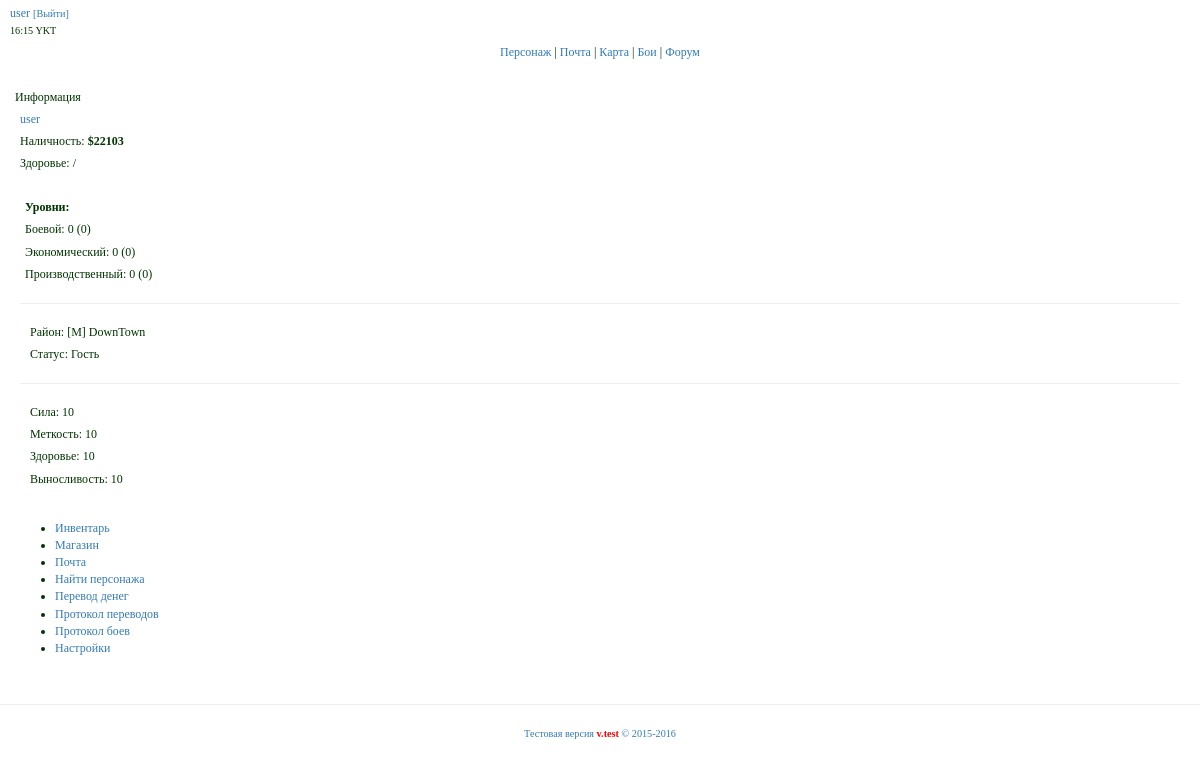
Screenshot of /user/ (signed in) with the database file from the repository.
### tables this page shows
CREATE TABLE IF NOT EXISTS `users` (
  `id` int(11) NOT NULL AUTO_INCREMENT,
  `login` varchar(256) NOT NULL,
  `pass` varchar(256) NOT NULL,
  `admin` varchar(255) NOT NULL DEFAULT 'user',
  `regdate` text NOT NULL,
  `logdate` text NOT NULL,
  `regip` varchar(255) NOT NULL,
  `logip` varchar(255) NOT NULL DEFAULT '0',
  `online` enum('В сети','Не в сети','','') DEFAULT 'Не в сети',
  `status` varchar(255) NOT NULL DEFAULT 'Гость',
  `status2` varchar(255) NOT NULL DEFAULT 'Живой',
  `money` int(20) NOT NULL DEFAULT '5000',
  `euro` int(10) DEFAULT NULL,
  `blvl` int(2) NOT NULL DEFAULT '0',
  `bexp` int(15) DEFAULT '0',
  `elvl` int(2) NOT NULL DEFAULT '0',
  `eexp` int(15) NOT NULL DEFAULT '0',
  `plvl` int(2) NOT NULL DEFAULT '0',
  `pexp` int(15) NOT NULL DEFAULT '0',
  `strength` int(3) NOT NULL DEFAULT '10',
  `accuracy` int(3) NOT NULL DEFAULT '10',
  `health` int(3) NOT NULL DEFAULT '10',
  `endurance` int(3) NOT NULL DEFAULT '10',
  `totalpoint` int(3) NOT NULL DEFAULT '0',
  `mailstatus` int(11) NOT NULL DEFAULT '0',
  PRIMARY KEY (`id`),
  UNIQUE KEY `login` (`login`)
);

### app/core/viewClass.php (called while the page is built)
<?php
class View {
    public function render($title,$content,$template,$data=null,$data2=null,$data3=null) {
        include 'app/views/'.$template;
    }
}

### app/controllers/controllerUser.php (called while the page is built, shortened)
<?php
class ControllerUser extends Controller {
    public function __construct() {
        $this->model = new ModelUser();
        $this->view = new View();
    }
    public function actionView() {
        $data = $this->model->getUserData($_COOKIE['login']);
        $data2 = $this->model->getSkill();
        $this->view->render('Персонаж','user/index.php','template.php',$data,$data2);
    }
}

### app/start.php (called while the page is built, shortened)
<?php
require_once 'core/viewClass.php';
require_once 'core/modelClass.php';
Router::run();

### index.php (called while the page is built, shortened)
<?php
require_once 'app/start.php';

### app/core/modelClass.php (called while the page is built, shortened)
<?php
class Model {
    public $mysqli;
    public function __construct() {
        $this->mysqli = new mysqli(Config::DBHOST,Config::DBUSER,Config::DBPASS,Config::DBNAME);
        $this->mysqli->query("SET NAMES 'utf8'");
    }
    public function query($query) {
        return $this->mysqli->query($query);
    }
    public function select($query) {
        $res = $this->query($query);
        $ret = [];
        while($row = mysqli_fetch_assoc($res)) {
            $ret[] = $row;
        }
        return $ret;
    }
}

### app/models/modelUser.php (called while the page is built, shortened)
<?php
class ModelUser extends Model {
    public function getUserData($login) {
        $data = $this->select("SELECT * FROM `users` WHERE `login` = '$login'");
        return $data;
    }
}

### app/views/user/index.php (the view, shortened to what this page needs)
<div id="main">
    <div id="left-menu">
        <div class="head-left">
            Информация
        </div>
        <?php foreach($data as $user): ;?>
        <div class="body-left">
            <div id="login">
                <a href="info?id=<?=$user['id']?>">
                    <?=$user['login']?>
                </a>
            </div>
            <div id="money">
                Наличность: <b>$<?=$user['money']?></b>
            </div>
            <div id="hp">
                Здоровье: <?=$hpMin?>/<?=$hpMax?>
            </div>
            <br>
            <div id="lvl">
                <div id="title">
                    <b>Уровни:</b>
                </div>
                <div id="blvl">
                    Боевой: <?=$user['blvl']?> (<?=$user['bexp']?>)
                </div>
                <div id="elvl">
                    Экономический: <?=$user['elvl']?> (<?=$user['eexp']?>)
                </div>
                <div id="plvl">
                    Производственный: <?=$user['plvl']?> (<?=$user['pexp']?>)
                </div>
                <hr>
                <div id="raion">
                    <div id="street">
                        Район: [M] DownTown
                    </div>
                    <div id="status">
                        Статус: <?=$user['status']?>
                    </div>
                </div>
                <hr>
                <div id="char">
                    <div id="str">
                        Сила: <?=$user['strength']?>
                    </div>
                    <div id="agl">
                        Меткость: <?=$user['accuracy']?>
                    </div>
                    <div id="life">
                        Здоровье: <?=$user['health']?>
                    </div>
                    <div id="end">
                        Выносливость: <?=$user['endurance']?>
                    </div>
                </div>
                <br>
            </div>
        </div>
    </div>
    <div id="right-menu">
        <div id="menu">
            <ul>
                <li><a href="/user/inventory">Инвентарь</a></li>
                <li><a href="/shop">Магазин</a></li>
                <li><a href="/mail">Почта</a></li>
                <li><a href="/user/search">Найти персонажа</a></li>
                <li><a href="/user/sendmoney">Перевод денег</a></li>
                <li><a href="/log/transfer?id=<?=$_COOKIE['id']?>">Протокол переводов</a></li>
                <li><a href="/log/battle?id=">Протокол боев</a></li>
                <li><a href="/user/setting">Настройки<a/></li>
            </ul>
        </div>
    </div>
</div>
<?php endforeach; ?>

### css/style.css (style rules this page uses)
div { margin: 5px; }
body { FONT-SIZE: 9pt; COLOR: #003300; FONT-FAMILY: verdana,geneva,arial cyr; }

### rows the page displays
users: login "user", money "22103", blvl "0", bexp "0", elvl "0", eexp "0", plvl "0", pexp "0", status "Гость", strength "10", accuracy "10", health "10", endurance "10"

### other values shown
$_COOKIE['login'] "user"
